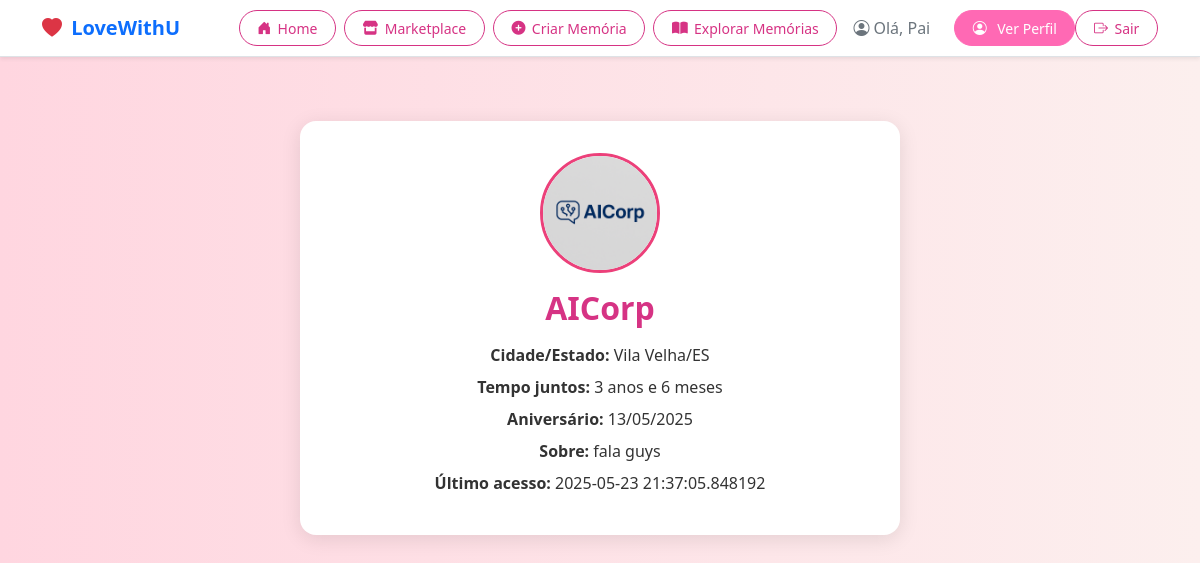
Screenshot of /perfil/oi (signed in) with the database file from the repository.
### app/models.py (models this page shows, shortened)
class User(UserMixin, db.Model):
    id: so.Mapped[int] = so.mapped_column(primary_key=True)
    name: so.Mapped[str] = so.mapped_column(sa.String(64))
    username: so.Mapped[str] = so.mapped_column(sa.String(64), unique=True, index=True)
    email: so.Mapped[str] = so.mapped_column(sa.String(120), unique=True, index=True)
    password_hash: so.Mapped[Optional[str]] = so.mapped_column(sa.String(256))
    profile_img: so.Mapped[Optional[str]] = so.mapped_column(sa.String(128))
    cidade_estado: so.Mapped[Optional[str]] = so.mapped_column(sa.String(100))
    tempo_juntos: so.Mapped[Optional[str]] = so.mapped_column(sa.String(100))
    aniversario: so.Mapped[Optional[datetime]] = so.mapped_column(sa.Date())
    about_me: so.Mapped[Optional[str]] = so.mapped_column(sa.String(140))
    last_seen: so.Mapped[Optional[datetime]] = so.mapped_column(default=lambda: datetime.now(timezone.utc))
    posts: so.Mapped[list['Post']] = so.relationship(back_populates='author', cascade='all, delete-orphan')

### app/routes.py (the view)
@app.route('/perfil/<username>')
@login_required
def user(username):
    user = db.first_or_404(db.select(User).where(User.username == username))
    posts = [
        {'author': user, 'body': 'Exemplo de post 1'},
        {'author': user, 'body': 'Exemplo de post 2'},
    ]
    return render_template('perfil.html', user=user, posts=posts)

### app/models.py (called while the page is built)
@login.user_loader
def load_user(user_id):
    return db.session.get(User, int(user_id))

### app/routes.py (called while the page is built)
@app.before_request
def before_request():
    if current_user.is_authenticated:
        current_user.last_seen = datetime.now(timezone.utc)
        db.session.commit()

### app/templates/perfil.html (shortened to what this page needs)
{% extends 'base.html' %}
{% block content %}
<div class="perfil-card">
    <img src="{{ url_for('static', filename='uploads/' + user.profile_img) if user.profile_img else url_for('static', filename='img/perfil_padrao.png') }}" alt="Imagem de Perfil" class="perfil-img">
    <h2>{{ user.name }}</h2>
    <div class="perfil-info">
        {% if user.cidade_estado %}<p><strong>Cidade/Estado:</strong> {{ user.cidade_estado }}</p>{% endif %}
        {% if user.tempo_juntos %}<p><strong>Tempo juntos:</strong> {{ user.tempo_juntos }}</p>{% endif %}
        {% if user.aniversario %}<p><strong>Aniversário:</strong> {{ user.aniversario.strftime('%d/%m/%Y') }}</p>{% endif %}
        {% if user.about_me %}<p><strong>Sobre:</strong> {{ user.about_me }}</p>{% endif %}
        {% if user.last_seen %}<p><strong>Último acesso:</strong> {{ user.last_seen }}</p>{% endif %}
    </div>
</div>
{% endblock %}

### app/templates/base.html (shortened to what this page needs)
<!doctype html>
<html lang="pt-br">
<head>
  <link href="https://cdn.jsdelivr.net/npm/bootstrap@5.3.3/dist/css/bootstrap.min.css" rel="stylesheet">
  <link href="https://cdn.jsdelivr.net/npm/bootstrap-icons@1.10.5/font/bootstrap-icons.css" rel="stylesheet">
  <link rel="stylesheet" href="https://cdnjs.cloudflare.com/ajax/libs/font-awesome/6.0.0-beta3/css/all.min.css">
</head>
<body style="background-color: #fef6f9;">
  <nav class="navbar navbar-expand-lg navbar-light bg-white border-bottom shadow-sm">
    <div class="container">
      <a class="navbar-brand fw-bold text-primary" href="{{ url_for('index') }}">
        <i class="bi bi-heart-fill text-danger me-1"></i> LoveWithU
      </a>
      <div class="collapse navbar-collapse" id="navMenu">
        <ul class="navbar-nav ms-auto align-items-center">
          <li class="nav-item me-2">
            <a class="nav-btn nav-btn-outline {% if request.endpoint == 'home' %}active{% endif %}"
              href="{{ url_for('home') }}">
              <i class="bi bi-house-door-fill"></i> Home
            </a>
          </li>
          <li class="nav-item me-2">
            <a class="nav-btn nav-btn-outline {% if request.endpoint == 'marketplace' %}active{% endif %}"
              href="{{ url_for('marketplace') }}">
              <i class="fas fa-store"></i> Marketplace
            </a>
          </li>
          {% if current_user.is_authenticated %}
            <li class="nav-item me-2">
              <a class="nav-btn nav-btn-outline {% if request.endpoint == 'criar_memoria' %}active{% endif %}"
                href="{{ url_for('criar_memoria') }}">
                <i class="fas fa-plus-circle"></i> Criar Memória
              </a>
            </li>
            <li class="nav-item me-2">
              <a class="nav-btn nav-btn-outline {% if request.endpoint == 'explorar_memorias' %}active{% endif %}"
                href="{{ url_for('explorar_memorias') }}">
                <i class="fas fa-book-open"></i> Explorar Memórias
              </a>
            </li>
            <li class="nav-item me-3">
              <a class="nav-link text-secondary d-flex align-items-center" href="{{ url_for('index') }}">
                <i class="bi bi-person-circle me-1"></i> Olá, {{ current_user.name }}
              </a>
            </li>
            <li class="nav-item">
              <a class="nav-btn nav-btn-outline {% if request.endpoint == 'user' %}active{% endif %}"
                href="{{ url_for('user', username=current_user.username) }}">
                <i class="bi bi-person-circle me-1"></i> Ver Perfil
              </a>
            </li>
            <li class="nav-item">
              <a class="nav-btn nav-btn-outline {% if request.endpoint == 'logout' %}active{% endif %}"
                href="{{ url_for('logout') }}">
                <i class="bi bi-box-arrow-right"></i> Sair
              </a>
            </li>
          {% endif %}
        </ul>
      </div>
    </div>
  </nav>
  <div class="container">
    {% block content %}{% endblock %}
  </div>
</body>
</html>

### app/templates/base.html (style rules this page uses)
.nav-btn { border-radius: 50px; padding: 0.4rem 1.1rem; font-size: 0.875rem; text-decoration: none !important; transition: all 0.2s ease-in-out; display: inline-flex; align-items: center; gap: 0.4rem; }
.nav-btn-outline { color: #d63384; border: 1px solid #d63384; background-color: transparent; }
.nav-btn-outline.active { background-color: #ff69b4 !important; border-color: #ff69b4 !important; color: #ffffff !important; }

### app/templates/perfil.html (style rules this page uses)
body { background: linear-gradient(to right, #ffd6e0, #fcefee); }
.perfil-card { max-width: 600px; margin: 4rem auto; padding: 2rem; background: #fff; border-radius: 1rem; box-shadow: 0 4px 20px rgba(0,0,0,0.1); text-align: center; position: relative; }
.perfil-img { width: 120px; height: 120px; border-radius: 50%; object-fit: cover; border: 3px solid #ec407a; margin-bottom: 1rem; }
.perfil-card h2 { color: #d63384; font-weight: 700; margin-bottom: 1rem; }
.perfil-info p { font-size: 1rem; color: #333; margin: 0.5rem 0; }

### rows the page displays
User: name "Pai"
User: profile_img (picture), name "AICorp", cidade_estado "Vila Velha/ES", tempo_juntos "3 anos e 6 meses", aniversario "13/05/2025", about_me "fala guys", last_seen "2025-05-23 21:37:05.848192"
